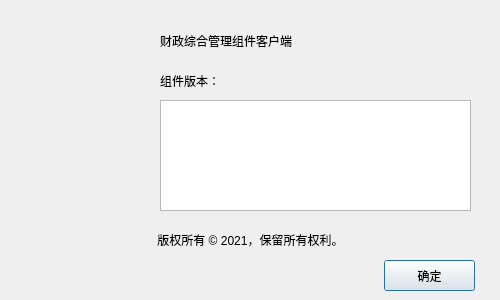
<?xml version="1.0" encoding="UTF-8"?>
<ui version="4.0">
 <class>AboutDialog</class>
 <widget class="QDialog" name="AboutDialog">
  <property name="windowModality">
   <enum>Qt::NonModal</enum>
  </property>
  <property name="geometry">
   <rect>
    <x>0</x>
    <y>0</y>
    <width>500</width>
    <height>300</height>
   </rect>
  </property>
  <property name="minimumSize">
   <size>
    <width>500</width>
    <height>300</height>
   </size>
  </property>
  <property name="maximumSize">
   <size>
    <width>500</width>
    <height>300</height>
   </size>
  </property>
  <property name="windowTitle">
   <string>关于</string>
  </property>
  <property name="windowIcon">
   <iconset>
    <normaloff>:/SysTrayIcon/Resources/ico.png</normaloff>:/SysTrayIcon/Resources/ico.png</iconset>
  </property>
  <property name="layoutDirection">
   <enum>Qt::LeftToRight</enum>
  </property>
  <property name="modal">
   <bool>false</bool>
  </property>
  <widget class="QLabel" name="clientIconLabel">
   <property name="geometry">
    <rect>
     <x>40</x>
     <y>20</y>
     <width>81</width>
     <height>91</height>
    </rect>
   </property>
   <property name="text">
    <string/>
   </property>
   <property name="pixmap">
    <pixmap resource="systemtray.qrc">:/SysTrayIcon/Resources/logo.png</pixmap>
   </property>
   <property name="scaledContents">
    <bool>true</bool>
   </property>
  </widget>
  <widget class="QLabel" name="clientNameLabel">
   <property name="geometry">
    <rect>
     <x>160</x>
     <y>20</y>
     <width>331</width>
     <height>41</height>
    </rect>
   </property>
   <property name="text">
    <string>财政综合管理组件客户端</string>
   </property>
  </widget>
  <widget class="QLabel" name="label_3">
   <property name="geometry">
    <rect>
     <x>160</x>
     <y>70</y>
     <width>311</width>
     <height>21</height>
    </rect>
   </property>
   <property name="text">
    <string>组件版本：</string>
   </property>
  </widget>
  <widget class="QLabel" name="label_4">
   <property name="geometry">
    <rect>
     <x>10</x>
     <y>219</y>
     <width>481</width>
     <height>41</height>
    </rect>
   </property>
   <property name="text">
    <string>版权所有 © 2021，保留所有权利。</string>
   </property>
   <property name="alignment">
    <set>Qt::AlignCenter</set>
   </property>
  </widget>
  <widget class="QPushButton" name="pushButton">
   <property name="geometry">
    <rect>
     <x>384</x>
     <y>260</y>
     <width>91</width>
     <height>31</height>
    </rect>
   </property>
   <property name="text">
    <string>确定</string>
   </property>
  </widget>
  <widget class="QTableView" name="tableView">
   <property name="geometry">
    <rect>
     <x>160</x>
     <y>100</y>
     <width>311</width>
     <height>111</height>
    </rect>
   </property>
   <property name="editTriggers">
    <set>QAbstractItemView::NoEditTriggers</set>
   </property>
   <property name="selectionMode">
    <enum>QAbstractItemView::SingleSelection</enum>
   </property>
   <property name="selectionBehavior">
    <enum>QAbstractItemView::SelectRows</enum>
   </property>
   <property name="showGrid">
    <bool>false</bool>
   </property>
   <property name="gridStyle">
    <enum>Qt::SolidLine</enum>
   </property>
   <attribute name="horizontalHeaderVisible">
    <bool>false</bool>
   </attribute>
   <attribute name="verticalHeaderVisible">
    <bool>false</bool>
   </attribute>
  </widget>
 </widget>
 <resources>
  <include location="systemtray.qrc"/>
 </resources>
 <connections/>
</ui>
